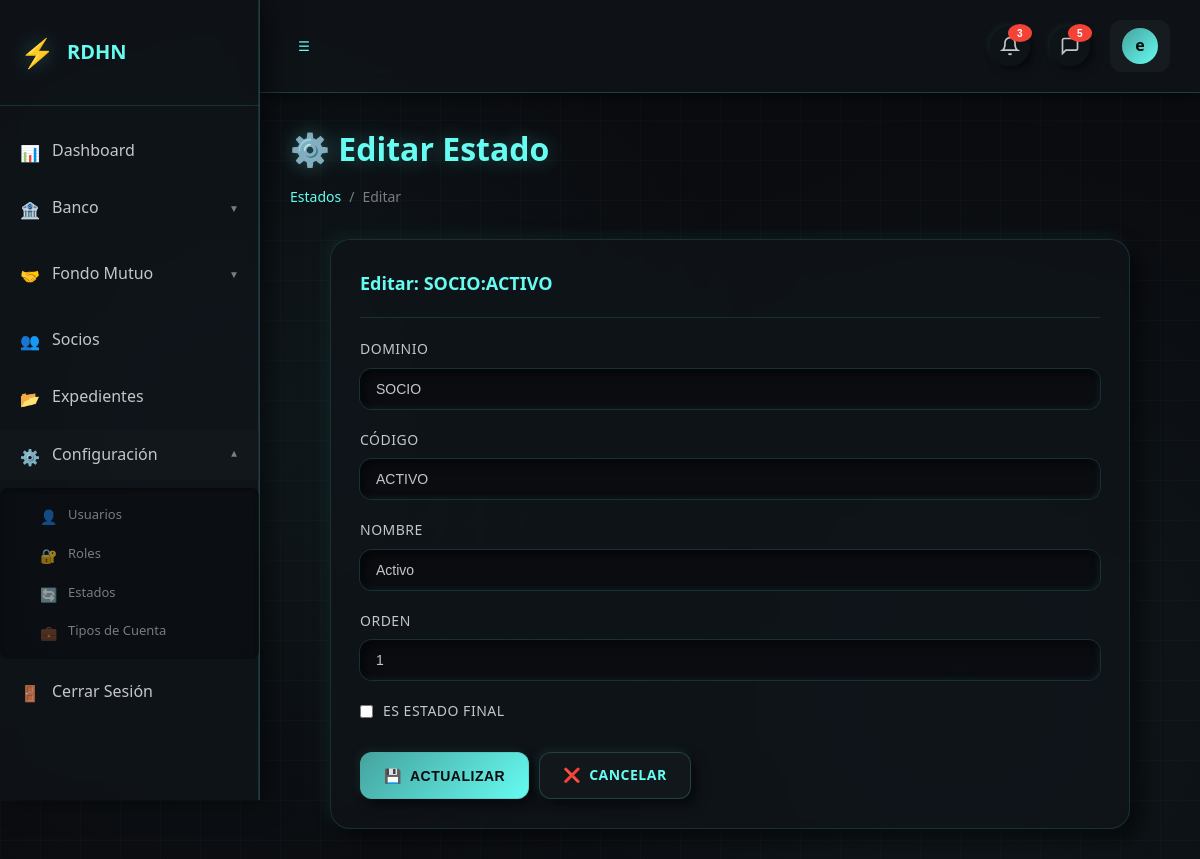
The page /estados/1/editar/ (signed in) on the database its author committed.
### core/models.py (models this page shows, shortened)
class Usuario(AbstractBaseUser, PermissionsMixin):
    socio = models.OneToOneField(
        Socio,
        null=True,
        blank=True,
        on_delete=models.SET_NULL,
        related_name="usuario"
    )
    usuario = models.CharField(
        max_length=50,
        unique=True,
        db_index=True,
        validators=[
            RegexValidator(
                regex=r'^[a-zA-Z0-9_]{4,}$',
                message='Usuario debe tener al menos 4 caracteres alfanuméricos o guión bajo'
            )
        ]
    )
    email = models.EmailField(max_length=100, unique=True, db_index=True)
    password_updated_at = models.DateTimeField(null=True, blank=True)
    password_expira_dias = models.IntegerField(
        default=90,
        help_text="Días hasta que expire la contraseña",
        validators=[MinValueValidator(0)]
    )
    ultimo_acceso = models.DateTimeField(null=True, blank=True)
    intentos_fallidos = models.IntegerField(
        default=0,
        validators=[MinValueValidator(0)]
    )
    bloqueado_hasta = models.DateTimeField(null=True, blank=True, db_index=True)
    requiere_cambio_password = models.BooleanField(default=True)
    id_estado = models.ForeignKey(
        CatEstado,
        null=True,
        blank=True,
        on_delete=models.PROTECT,
        related_name='usuarios',
        limit_choices_to={'dominio': 'USUARIO'}
    )
    is_active = models.BooleanField(default=True, verbose_name="Activo")
    is_staff = models.BooleanField(default=False, verbose_name="Es staff")
    token_recuperacion = models.CharField(max_length=100, null=True, blank=True)
    token_expira = models.DateTimeField(null=True, blank=True)
    creado_en = models.DateTimeField(auto_now_add=True)
    actualizado_en = models.DateTimeField(auto_now=True)
    roles = models.ManyToManyField(
        Rol,
        through='UsuarioRol',
        through_fields=('usuario', 'rol'),
        related_name='usuarios',
        blank=True
    )
    groups = models.ManyToManyField(
        'auth.Group',
        verbose_name='grupos',
        blank=True,
        help_text='Los grupos a los que pertenece este usuario.',
        related_name='usuarios_custom',
        related_query_name='usuario_custom',
    )
    user_permissions = models.ManyToManyField(
        'auth.Permission',
        verbose_name='permisos de usuario',
        blank=True,
        help_text='Permisos específicos para este usuario.',
        related_name='usuarios_custom',
        related_query_name='usuario_custom',
    )
    two_factor_enabled = models.BooleanField(default=True, verbose_name="2FA Habilitado")
    two_factor_code = models.CharField(max_length=6, null=True, blank=True)
    two_factor_code_expira = models.DateTimeField(null=True, blank=True)
    USERNAME_FIELD = 'usuario'
    EMAIL_FIELD = 'email'
    REQUIRED_FIELDS = ['email']
    objects = UsuarioManager()
    class Meta:
        db_table = "USUARIOS"
        verbose_name = 'Usuario'
        verbose_name_plural = 'Usuarios'
        constraints = [
            models.CheckConstraint(
                check=Q(intentos_fallidos__gte=0),
                name="chk_intentos_no_negativo",
            ),
        ]
        indexes = [
            models.Index(fields=['usuario']),
            models.Index(fields=['email']),
            models.Index(fields=['is_active', 'is_staff']),
            models.Index(fields=['bloqueado_hasta']),
            models.Index(fields=['id_estado']),
        ]
    def get_short_name(self):
        if self.socio:
            return self.socio.primer_nombre
        return self.usuario

class Socio(models.Model):
    numero_socio = models.CharField(max_length=20, unique=True, db_index=True)
    primer_nombre = models.CharField(max_length=50)
    segundo_nombre = models.CharField(max_length=50, null=True, blank=True)
    primer_apellido = models.CharField(max_length=50)
    segundo_apellido = models.CharField(max_length=50, null=True, blank=True)
    identidad = models.CharField(
        max_length=15,  # Sin guiones, solo dígitos
        unique=True,
        db_index=True,
        validators=[
            RegexValidator(
                regex=r'^\d{13}$',
                message='La identidad debe tener exactamente 13 dígitos'
            )
        ]
    )
    direccion = models.TextField(null=True, blank=True)
    fecha_ingreso = models.DateField()
    fecha_egreso = models.DateField(null=True, blank=True)
    id_estado = models.ForeignKey(
        CatEstado,
        null=True,
        blank=True,
        on_delete=models.PROTECT,
        related_name='socios',
        limit_choices_to={'dominio': 'SOCIO'}
    )
    creado_en = models.DateTimeField(auto_now_add=True)
    actualizado_en = models.DateTimeField(auto_now=True)
    creado_por = models.ForeignKey(
        'Usuario',
        on_delete=models.PROTECT,
        related_name='socios_creados',
        null=True,
        blank=True
    )
    class Meta:
        db_table = "SOCIO"
        verbose_name = "Socio"
        verbose_name_plural = "Socios"
        constraints = [
            models.CheckConstraint(
                check=Q(fecha_egreso__isnull=True) | Q(fecha_egreso__gte=F("fecha_ingreso")),
                name="chk_socio_fecha_egreso_ge_ingreso",
            ),
        ]
        indexes = [
            models.Index(fields=["numero_socio"]),
            models.Index(fields=["identidad"]),
            models.Index(fields=["id_estado"]),
            models.Index(fields=["-fecha_ingreso"]),
        ]

class CatEstado(models.Model):
    dominio = models.CharField(max_length=50, db_index=True)
    codigo = models.CharField(max_length=50, db_index=True)
    nombre = models.CharField(max_length=100)
    es_final = models.BooleanField(
        default=False,
        help_text="Indica si es un estado final (no permite más transiciones)"
    )
    orden = models.IntegerField(
        null=True,
        blank=True,
        help_text="Orden de visualización"
    )
    permite_transicion_a = models.ManyToManyField(
        'self',
        blank=True,
        symmetrical=False,
        related_name='transiciones_desde',
        help_text="Estados a los que puede transicionar"
    )
    class Meta:
        db_table = "CAT_ESTADO"
        unique_together = (("dominio", "codigo"),)
        indexes = [
            models.Index(fields=["dominio", "codigo"]),
            models.Index(fields=["dominio", "orden"]),
        ]
        verbose_name = "Estado"
        verbose_name_plural = "Estados"

### core/views.py (the view)
# urls.py: path('estados/<int:pk>/editar/', views.estados_editar, name='estados_editar'),
@login_required
def estados_editar(request, pk):
    estado = get_object_or_404(CatEstado, pk=pk)
    if request.method == 'POST':
        form = CatEstadoForm(request.POST, instance=estado)
        if form.is_valid():
            form.save()
            messages.success(request, 'Estado actualizado correctamente')
            return redirect('core:estados_listar')
    else:
        form = CatEstadoForm(instance=estado)
    return render(request, 'core/estados/editar.html', {'form': form, 'estado': estado})

### core/forms.py
class CatEstadoForm(forms.ModelForm):
    class Meta:
        model = CatEstado
        fields = ['dominio', 'codigo', 'nombre', 'es_final', 'orden']
        widgets = {
            'dominio': forms.TextInput(attrs={'class': 'form-input', 'placeholder': 'Ej: SOCIO'}),
            'codigo': forms.TextInput(attrs={'class': 'form-input', 'placeholder': 'Ej: ACTIVO'}),
            'nombre': forms.TextInput(attrs={'class': 'form-input', 'placeholder': 'Ej: Activo'}),
            'orden': forms.NumberInput(attrs={'class': 'form-input'}),
        }

### core/templates/core/estados/editar.html (shortened to what this page needs)
{% extends 'core/base.html' %}
{% block content %}
<div class="content-header">
    <h1 class="content-title">⚙️ Editar Estado</h1>
    <div class="breadcrumb">
        <span class="breadcrumb-item"><a href="{% url 'core:estados_listar' %}">Estados</a></span>
        <span class="breadcrumb-item">Editar</span>
    </div>
</div>
<div class="card" style="max-width: 800px; margin: 0 auto;">
    <div class="card-header">
        <h2 class="card-title">Editar: {{ estado.dominio }}:{{ estado.codigo }}</h2>
    </div>
    <div class="card-body">
        <form method="post">
            <div class="form-group">
                <label class="form-label">Dominio</label>
                {{ form.dominio }}
            </div>
            <div class="form-group">
                <label class="form-label">Código</label>
                {{ form.codigo }}
            </div>
            <div class="form-group">
                <label class="form-label">Nombre</label>
                {{ form.nombre }}
            </div>
            <div class="form-group">
                <label class="form-label">Orden</label>
                {{ form.orden }}
            </div>
            <div class="form-group">
                <label style="display: flex; align-items: center; gap: 10px; cursor: pointer;">
                    {{ form.es_final }}
                    <span class="form-label" style="margin: 0;">Es Estado Final</span>
                </label>
            </div>
            <div style="display: flex; gap: 10px; margin-top: 30px;">
                <button type="submit" class="btn btn-primary">
                    <span>💾</span> Actualizar
                </button>
                <a href="{% url 'core:estados_listar' %}" class="btn">
                    <span>❌</span> Cancelar
                </a>
            </div>
        </form>
    </div>
</div>
{% endblock %}

### core/templates/core/base.html (shortened to what this page needs)
<!DOCTYPE html>
<html lang="es">
<head>
    {% load static %}
    <link rel="stylesheet" href="{% static 'css/styles.css' %}">
</head>
<body>
    <div class="background"></div>
    <div class="layout">
        {% if user.is_authenticated %}
            <aside class="sidebar" id="sidebar">
                <div class="sidebar-header">
                    <span class="sidebar-logo">⚡</span>
                    <span class="sidebar-title">RDHN</span>
                </div>
                <nav>
                    <ul class="sidebar-menu">
                        <li class="sidebar-item">
                            <a href="{% url 'core:dashboard' %}" class="sidebar-link {% if request.resolver_match.url_name == 'dashboard' and request.resolver_match.app_name == 'core' %}active{% endif %}">
                                <span class="sidebar-icon">📊</span>
                                <span class="sidebar-text">Dashboard</span>
                            </a>
                        </li>
                        <li class="sidebar-item sidebar-dropdown">
                            <a href="#" class="sidebar-link {% if request.resolver_match.app_name == 'banco' %}active{% endif %}">
                                <span class="sidebar-icon">🏦</span>
                                <span class="sidebar-text">Banco</span>
                                <span class="sidebar-arrow">▼</span>
                            </a>
                        </li>
                        <li class="sidebar-item sidebar-dropdown">
                            <a href="#" class="sidebar-link {% if request.resolver_match.app_name == 'fondo_mutuo' %}active{% endif %}">
                                <span class="sidebar-icon">🤝</span>
                                <span class="sidebar-text">Fondo Mutuo</span>
                                <span class="sidebar-arrow">▼</span>
                            </a>
                        </li>
                        <li class="sidebar-item">
                            <a href="{% url 'core:socios_listar' %}" class="sidebar-link {% if 'socio' in request.path %}active{% endif %}">
                                <span class="sidebar-icon">👥</span>
                                <span class="sidebar-text">Socios</span>
                            </a>
                        </li>
                        <li class="sidebar-item">
                            <a href="{% url 'core:expedientes_listar' %}" class="sidebar-link {% if 'expediente' in request.path %}active{% endif %}">
                                <span class="sidebar-icon">📂</span>
                                <span class="sidebar-text">Expedientes</span>
                            </a>
                        </li>
                        <li class="sidebar-item sidebar-dropdown">
                            <a href="#" class="sidebar-link">
                                <span class="sidebar-icon">⚙️</span>
                                <span class="sidebar-text">Configuración</span>
                                <span class="sidebar-arrow">▼</span>
                            </a>
                            <ul class="sidebar-submenu">
                                <li class="sidebar-subitem">
                                    <a href="{% url 'core:usuarios_listar' %}" class="sidebar-sublink">
                                        <span class="sidebar-icon">👤</span>
                                        <span class="sidebar-text">Usuarios</span>
                                    </a>
                                </li>
                                <li class="sidebar-subitem">
                                    <a href="{% url 'core:roles_listar' %}" class="sidebar-sublink">
                                        <span class="sidebar-icon">🔐</span>
                                        <span class="sidebar-text">Roles</span>
                                    </a>
                                </li>
                                <li class="sidebar-subitem">
                                    <a href="{% url 'core:estados_listar' %}" class="sidebar-sublink">
                                        <span class="sidebar-icon">🔄</span>
                                        <span class="sidebar-text">Estados</span>
                                    </a>
                                </li>
                                <li class="sidebar-subitem">
                                    <a href="{% url 'banco:tipos_cuenta_listar' %}" class="sidebar-sublink">
                                        <span class="sidebar-icon">💼</span>
                                        <span class="sidebar-text">Tipos de Cuenta</span>
                                    </a>
                                </li>
                            </ul>
                        </li>
                        <li class="sidebar-item">
                            <a href="{% url 'core:logout' %}" class="sidebar-link">
                                <span class="sidebar-icon">🚪</span>
                                <span class="sidebar-text">Cerrar Sesión</span>
                            </a>
                        </li>
                    </ul>
                </nav>
            </aside>
            <div class="main-content">
                <header class="topbar">
                    <div class="topbar-left">
                       <button class="topbar-toggle" id="sidebarToggle">
                            <span>☰</span>
                        </button>
                    </div>
                    <div class="topbar-right">
                        <button class="topbar-icon-btn" id="notificationsBtn" aria-label="Notificaciones">
                            <svg width="20" height="20" viewBox="0 0 24 24" fill="none" stroke="currentColor" stroke-width="2">
                                <path d="M18 8A6 6 0 0 0 6 8c0 7-3 9-3 9h18s-3-2-3-9"></path>
                                <path d="M13.73 21a2 2 0 0 1-3.46 0"></path>
                            </svg>
                            <span class="badge badge-danger">3</span>
                        </button>
                        <button class="topbar-icon-btn" id="messagesBtn" aria-label="Mensajes">
                            <svg width="20" height="20" viewBox="0 0 24 24" fill="none" stroke="currentColor" stroke-width="2">
                                <path d="M21 15a2 2 0 0 1-2 2H7l-4 4V5a2 2 0 0 1 2-2h14a2 2 0 0 1 2 2z"></path>
                            </svg>
                            <span class="badge badge-primary">5</span>
                        </button>
                        <div class="topbar-user">
                            <div class="topbar-avatar">{{ user.get_short_name.0|default:"U" }}</div>
                        </div>
                    </div>
                </header>
                <main class="content">
                    {% block content %}{% endblock %}
                </main>
            </div>
        {% else %}
            {% block auth_content %}{% endblock %}
        {% endif %}
    </div>
</body>
</html>

### rows shown on the page
Usuario: get_short_name.0 "e"
CatEstado: dominio "SOCIO", codigo "ACTIVO", nombre "Activo", orden "1"
